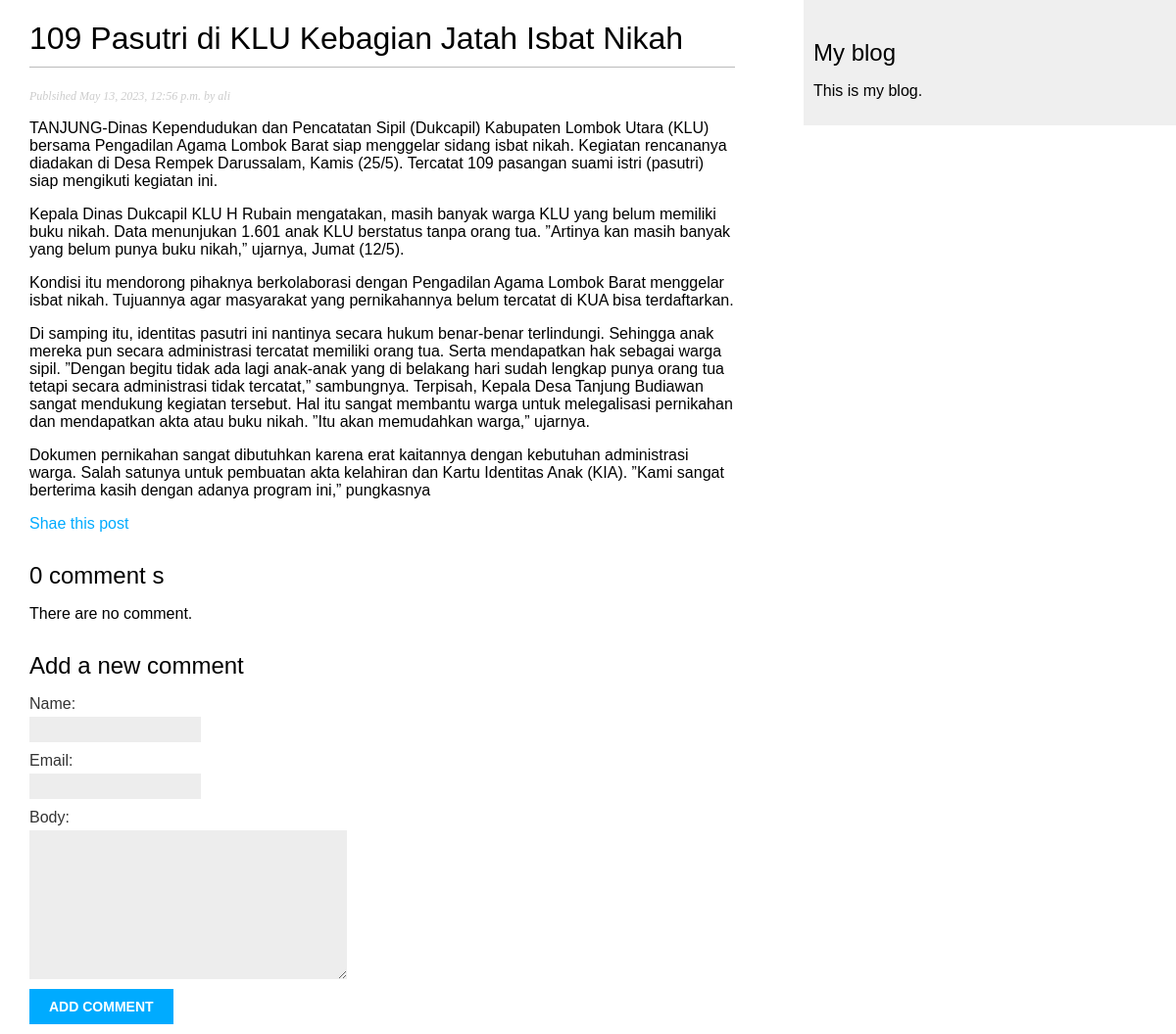
The app's page /blog/2023/5/13/109-pasutri-di-klu-kebagian-jatah-isbat-nikah with its own data.
### blog/models.py (models this page shows, shortened)
class Post(models.Model):
    class Status(models.TextChoices):
        DRAFT= 'DF','Draft'
        PUBLISHED = 'PB','Published'
    title = models.CharField(max_length=250)
    slug = models.SlugField(max_length=250, unique_for_date='publish')
    author = models.ForeignKey(User, on_delete=models.CASCADE, related_name='blog_posts')
    body = models.TextField()
    publish = models.DateTimeField(default=timezone.now)
    created = models.DateTimeField(auto_created=True)
    updated = models.DateTimeField(auto_now=True)
    status = models.CharField(max_length=2, choices=Status.choices, default=Status.DRAFT)
    objects = models.Manager()
    published = PublishManager()
    class Meta:
        ordering = ['-publish']
        indexes = [
            models.Index(fields=['-publish'])
        ]

### blog/views.py (the view)
# urls.py: path('<int:year>/<int:month>/<int:day>/<slug:post>', views.post_detail, name='post_detail'),
def post_detail(request, year, month, day, post):
    post = get_object_or_404(Post,
                             status = Post.Status.PUBLISHED,
                             slug=post,
                             publish__year=year,
                             publish__month=month,
                             publish__day=day)
    comments = post.comments.filter(active=True)
    form = CommentForm()
    return render(request, 'blog/post/detail.html', {'post':post,'comments':comments,'form':form})

### blog/forms.py
class CommentForm(forms.ModelForm):
    class Meta:
        model = Comment
        fields = ['name','email','body']

### blog/templates/blog/post/detail.html (shortened to what this page needs)
{% extends "blog/base.html" %}
{% block content %}
    <h1>{{ post.title }}</h1>
    <p class="date">
        Publsihed {{ post.publish }} by {{ post.author }}
    </p>
    {{ post.body|linebreaks }}
    <p>
        <a href="{% url "blog:post_share" post.id %}">
            Shae this post
        </a>
    </p>
    {% with comments.count as total_comments %}
        <h2>
            {{ total_comments }} comment {{ total_comments|pluralize }}
        </h2>
    {% endwith %}
    {% for comment in comments %}
        <div class="comment">
            <p class="info">
                Comment {{ forloop.counter }} by {{ comment.name}} {{ comment.created }}
            </p>
            {{ comment.body|linebreaks}}
        </div>
    {% empty %}
        <p>There are no comment.</p>
    {% endfor %}
    {% include "blog/post/includes/comment_form.html" %}
{% endblock %}

### blog/static/css/blog.css (style rules this page uses)
body { margin:0; padding:0; font-family:helvetica, sans-serif; }
a { color:#00abff; text-decoration:none; }
h1 { font-weight:normal; border-bottom:1px solid #bbb; padding:0 0 10px 0; }
h2 { font-weight:normal; margin:30px 0 0; }
p.date { color:#ccc; font-family: georgia, serif; font-size: 12px; font-style: italic; }
label { float:left; clear:both; color:#333; margin-bottom:4px; }
input, textarea { clear:both; float:left; margin:0 0 10px; background:#ededed; border:0; padding:6px 10px; font-size:12px; }

### records on screen
Post: title "109 Pasutri di KLU Kebagian Jatah Isbat Nikah", publish "May 13, 2023, 12:56 p.m.", author "ali", body "TANJUNG-Dinas Kependudukan dan Pencatatan Sipil (Dukcapil) Kabupaten Lombok Utara (KLU) bersama Pengadilan Agama Lombok Barat siap menggelar sidang isbat nikah. Kegiatan rencananya diadakan di Desa Rempek Darussalam, Kamis (25/5). Tercatat 109 pasangan suami istri (pasutri) siap mengikuti kegiatan ini. Kepala Dinas Dukcapil KLU H Rubain mengatakan, masih banyak warga KLU yang belum memiliki buku nikah. Data menunjukan 1.601 anak KLU berstatus tanpa orang tua. ”Artinya kan masih banyak yang belum punya buku nikah,” ujarnya, Jumat (12/5). Kondisi itu mendorong pihaknya berkolaborasi dengan Pengadilan Agama Lombok Barat menggelar isbat nikah. Tujuannya agar masyarakat yang pernikahannya belum…"

### other values on screen
{{ total_comments }} "0"
